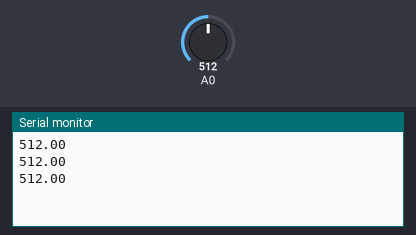
A sketch run on a simulated Arduino Uno, built with avr-gcc and run on an emulated ATmega328P. Parts: the last lines printed to the serial monitor. The inputs (shaded band) are chosen by the test bench; at power-on: A0 = 512.

Above: at 1.3 s.
1.4 s: A0 set to 716
At 1.9 s:
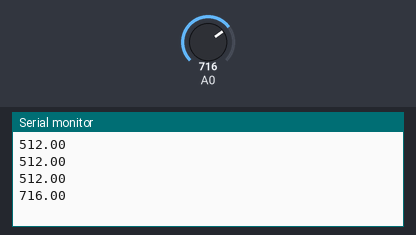
2.9 s: A0 set to 900
At 3.4 s:
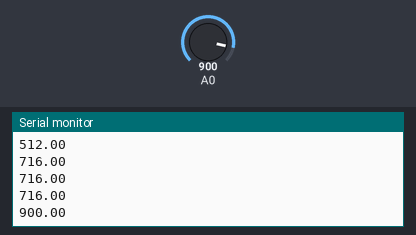
Timing chart, 0 to 5.9 s (numbered marks = the images above; inputs shaded):
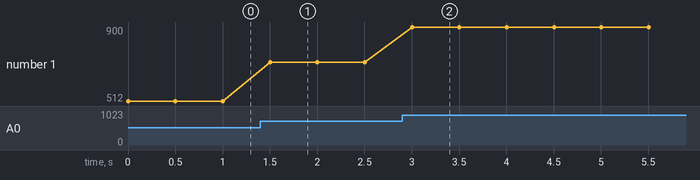

Measured:
- after the input at 1.4 s, the serial monitor: prints a new line after 0.10 s (image 1)
- after the input at 2.9 s, the serial monitor: prints a new line after 0.10 s (image 2)
- plotted number 1: 512 → 716 after the input at 1.4 s, 716 → 900 after the input at 2.9 s

The sketch:

simple_xbee1.ino
```cpp
double value;
void setup()
{
  // put your setup code here, to run once:
  Serial.begin(9600);
}

void loop()
{
  value = analogRead(A0);

  // put your main code here, to run repeatedly:
  Serial.println(value);
  delay(500);
}
```
